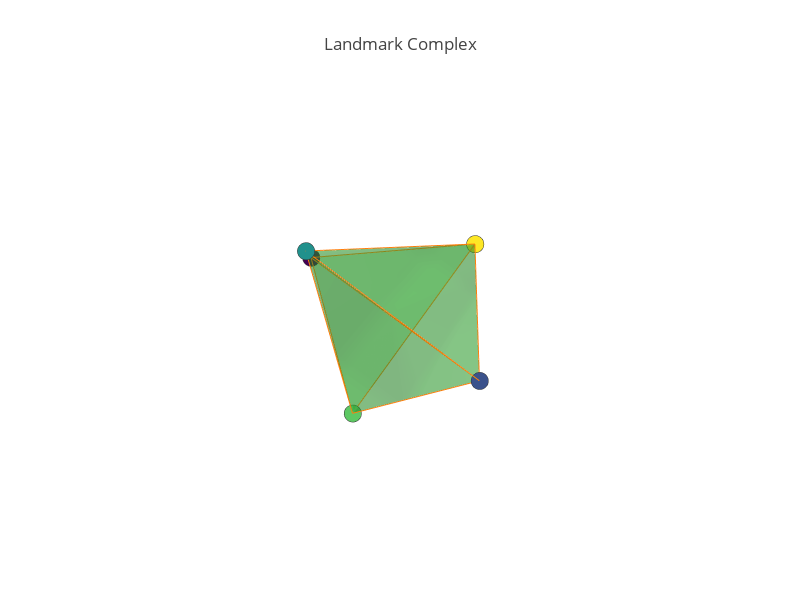

Notebook source saved alongside this figure:
### Code cell
landmark_complex, observer_complex = cmapper.build_complex(6)

fig = visualize_complex(landmark_complex, 'Landmark Complex')
iplot(fig, filename='landmark_complex')

### Figure 1 — Plotly figure (JSON) as saved in the notebook; plotly's stock layout.template omitted (floating-point values rounded to 4 significant figures)
{"data": [{"hoverinfo": "text", "marker": {"color": [0, 1, 2, 3, 4], "colorscale": "Viridis", "line": {"color": "rgb(50,50,50)", "width": 0.5}, "size": 6, "symbol": "circle"}, "mode": "markers", "name": "Vertices", "text": ["0", "1", "2", "3", "4"], "type": "scatter3d", "uid": "501fc5ec-adf5-11e8-8910-cb0302728ddb", "x": [-0.9797, -0.9293, -0.5464, -0.7524, -1.589], "y": [-2.332, -1.115, -1.712, -1.768, -1.677], "z": [0.5401, 0.4559, 0.9879, -0.0976, 0.6416]}, {"mode": "lines", "name": "Edges", "type": "scatter3d", "uid": "501fc77c-adf5-11e8-8910-cb0302728ddb", "x": [-0.9797, -0.9293, null, -0.9797, -0.5464, null, -0.9797, -0.7524, null, -0.9797, -1.589, null, -0.9293, -0.5464, null, -0.9293, -0.7524, null, -0.9293, -1.589, null, -0.5464, -0.7524, null, -0.5464, -1.589, null, -0.7524, -1.589, null], "y": [-2.332, -1.115, null, -2.332, -1.712, null, -2.332, -1.768, null, -2.332, -1.677, null, -1.115, -1.712, null, -1.115, -1.768, null, -1.115, -1.677, null, -1.712, -1.768, null, -1.712, -1.677, null, -1.768, -1.677, null], "z": [0.5401, 0.4559, null, 0.5401, 0.9879, null, 0.5401, -0.0976, null, 0.5401, 0.6416, null, 0.4559, 0.9879, null, 0.4559, -0.0976, null, 0.4559, 0.6416, null, 0.9879, -0.0976, null, 0.9879, 0.6416, null, -0.0976, 0.6416, null]}, {"i": [0, 0, 0, 0, 0, 0, 1, 1, 1, 2], "j": [1, 1, 1, 2, 2, 3, 2, 2, 3, 3], "k": [2, 3, 4, 3, 4, 4, 3, 4, 4, 4], "name": "Faces", "opacity": 0.25, "type": "mesh3d", "uid": "501fc84e-adf5-11e8-8910-cb0302728ddb", "x": [-0.9797, -0.9293, -0.5464, -0.7524, -1.589], "y": [-2.332, -1.115, -1.712, -1.768, -1.677], "z": [0.5401, 0.4559, 0.9879, -0.0976, 0.6416]}], "layout": {"height": 600, "margin": {"t": 100}, "scene": {"xaxis": {"showbackground": false, "showgrid": false, "showline": false, "showticklabels": false, "title": "", "zeroline": false}, "yaxis": {"showbackground": false, "showgrid": false, "showline": false, "showticklabels": false, "title": "", "zeroline": false}, "zaxis": {"showbackground": false, "showgrid": false, "showline": false, "showticklabels": false, "title": "", "zeroline": false}}, "showlegend": false, "title": "Landmark Complex", "width": 800}}
